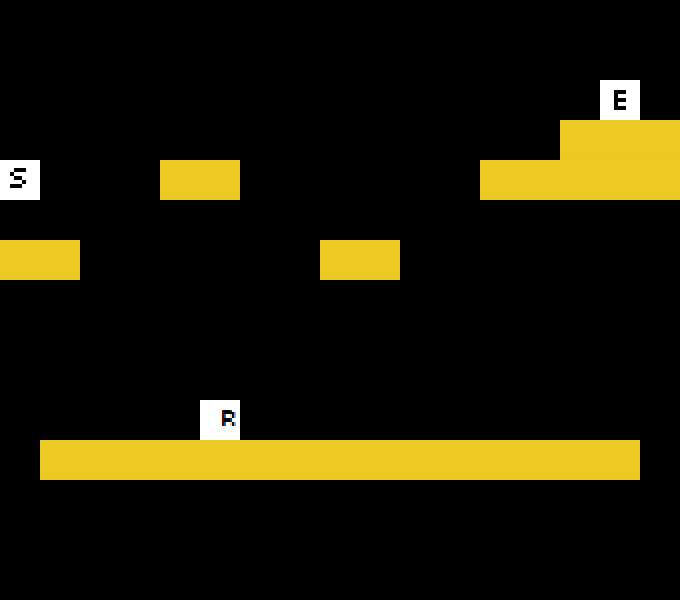

Below is a game level as drawn by its tile map, then a one-line description and the .tmx that defines it (tile-layer data replaced by summaries):
An orthogonal 17x15 tile map with 40x40 px tiles, 2 tile layers (art, data).

<map version="1.0" orientation="orthogonal" width="17" height="15" tilewidth="40" tileheight="40">
 <tileset firstgid="1" name="tileset" tilewidth="40" tileheight="40">
  <image source="../tileset.png" width="200" height="200" />
 </tileset>
 <layer name="art" width="17" height="15">
  <data>[255 cells, 30 non-empty, 2 distinct tile ids]</data>
 </layer>
 <layer name="data" width="17" height="15">
  <data>[255 cells, 2 non-empty, 2 distinct tile ids]</data>
 </layer>
</map>
